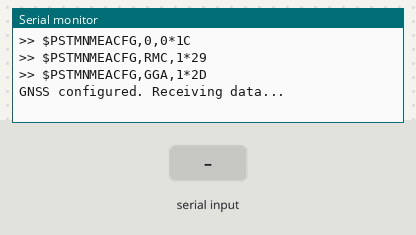
Bench run of a sketch on a simulated Arduino Mega 2560, built with avr-gcc and run on an emulated ATmega2560. Shown: the last lines printed to the serial monitor. The test bench sets the inputs (shaded band).

Above: at 3.8 s.
3.9 s: "$GNRMC\n" received over the second serial link
At 5.1 s:
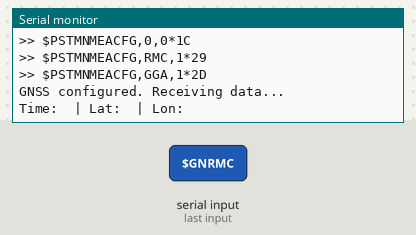
5.4 s: "$GNGGA\n" received over the second serial link
At 6.4 s:
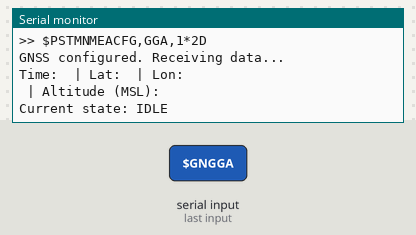

The sketch:

Task1.ino
```cpp
char nmeaBuffer[128];  // buffer to store one NMEA sentence
int bufferIndex = 0;
int prev_alt=0;
char* state="";
int peak_alt=0;
void sendCommand(const char *cmd) {
  Serial1.print(cmd);   // send to GNSS
  Serial.print(">> ");  // echo command to Serial Monitor
  Serial.println(cmd);
}

void setup() {
  Serial.begin(115200);   // Serial Monitor
  Serial1.begin(9600);    // L89HA UART

  delay(2000); // wait for GNSS to power up

  Serial.println("Configuring GNSS to output only $GNRMC and $GNGGA...");

  // Disable all NMEA
  sendCommand("$PSTMNMEACFG,0,0*1C\r\n");
  delay(200);

  // Enable only RMC
  sendCommand("$PSTMNMEACFG,RMC,1*29\r\n");
  delay(200);

  // Enable only GGA
  sendCommand("$PSTMNMEACFG,GGA,1*2D\r\n");
  delay(200);

  Serial.println("GNSS configured. Receiving data...");
}

void loop() {
  while (Serial1.available()) {
    char c = Serial1.read();

    if (c == '\n') { // end of NMEA sentence
      nmeaBuffer[bufferIndex] = '\0'; // null terminate
      parseNMEA(nmeaBuffer);
      bufferIndex = 0; // reset buffer
    } else if (c != '\r') { // ignore carriage return
      nmeaBuffer[bufferIndex++] = c;
      if (bufferIndex >= 127) bufferIndex = 127; // prevent overflow
    }
  }
}

// Simple parser for $GNRMC and $GNGGA
void parseNMEA(char *sentence) {
  if (strncmp(sentence, "$GNRMC", 6) == 0) {
    // Format: $GNRMC,time,status,lat,N/S,lon,E/W,speed,course,date,...
    char *token = strtok(sentence, ",");
    int field = 0;
    char time[16] = "", lat[16] = "", lon[16] = "";

    while (token != NULL) {
      field++;
      if (field == 2) strcpy(time, token);
      if (field == 4) strcpy(lat, token);
      if (field == 5) strcat(lat, token);  // N/S
      if (field == 6) strcpy(lon, token);
      if (field == 7) strcat(lon, token);  // E/W
      token = strtok(NULL, ",");
    }

    Serial.print("Time: "); Serial.print(time);
    Serial.print(" | Lat: "); Serial.print(lat);
    Serial.print(" | Lon: "); Serial.println(lon);
  }

  if (strncmp(sentence, "$GNGGA", 6) == 0) {
    // Format: $GNGGA,time,lat,N/S,lon,E/W,fix,satellites,HDOP,altitude,M,...
    char *token = strtok(sentence, ",");
    int field = 0;
    char altitude[16] = "";

    while (token != NULL) {
      field++;
      if (field == 10) strcpy(altitude, token); // altitude above MSL
      token = strtok(NULL, ",");
    }

    Serial.print(" | Altitude (MSL): "); Serial.println(altitude);
    float alt = atof(altitude);
    if (peak_alt == 0) {
    state = "IDLE";
    } else if (alt > prev_alt + 0.5) {
    state = "ASCEND";
    } else if (alt < prev_alt - 0.5) {
    state = "DESCEND";
    } else {
    state = "APOGEE";
    }
    if (strcmp(state, "DESCEND") == 0 && alt <= 0.75 * peak_alt) {
    state = "PAYLOAD DEPLOYED";
    }
    if (alt <= 1.0 && peak_alt != 0) {
    state = "LANDED";
    }
    if (alt > peak_alt) peak_alt = alt;

    prev_alt = alt;
    Serial.print("Current state: ");Serial.println(state);


  }
}
```

Measured:
- after the input at 3.9 s, the serial monitor: prints a new line at once (image 1)
- after the input at 5.4 s, the serial monitor: prints a new line at once (image 2)
